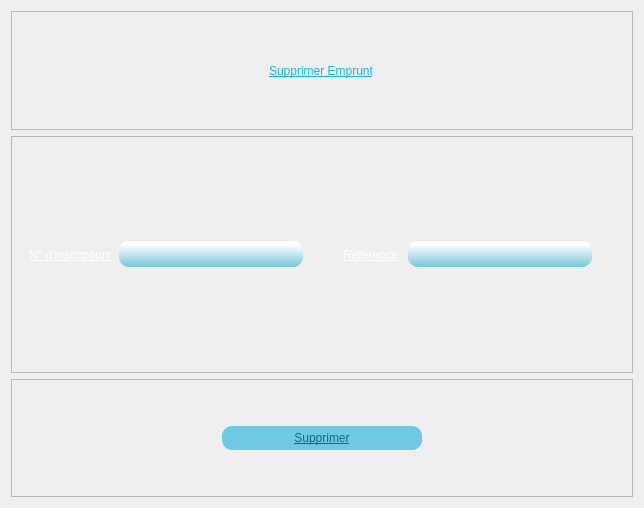
<?xml version="1.0" encoding="UTF-8"?>
<ui version="4.0">
 <class>Dialog</class>
 <widget class="QDialog" name="Dialog">
  <property name="geometry">
   <rect>
    <x>0</x>
    <y>0</y>
    <width>644</width>
    <height>508</height>
   </rect>
  </property>
  <property name="windowTitle">
   <string>Dialog</string>
  </property>
  <property name="styleSheet">
   <string notr="true">background-image: url(/b.png);</string>
  </property>
  <layout class="QVBoxLayout" name="verticalLayout" stretch="1,2,1">
   <item>
    <widget class="QFrame" name="frame">
     <property name="frameShape">
      <enum>QFrame::StyledPanel</enum>
     </property>
     <property name="frameShadow">
      <enum>QFrame::Raised</enum>
     </property>
     <layout class="QHBoxLayout" name="horizontalLayout">
      <item alignment="Qt::AlignHCenter">
       <widget class="QLabel" name="label">
        <property name="styleSheet">
         <string notr="true">font: 18pt &quot;Bauhaus 93&quot;;
text-decoration: underline;
color: qlineargradient(spread:pad, x1:1, y1:1, x2:1, y2:0.12, stop:0 rgba(22, 179, 218, 255), stop:1 rgba(255, 255, 255, 255));</string>
        </property>
        <property name="text">
         <string>Supprimer Emprunt</string>
        </property>
       </widget>
      </item>
     </layout>
    </widget>
   </item>
   <item>
    <widget class="QFrame" name="frame_2">
     <property name="frameShape">
      <enum>QFrame::StyledPanel</enum>
     </property>
     <property name="frameShadow">
      <enum>QFrame::Raised</enum>
     </property>
     <layout class="QHBoxLayout" name="horizontalLayout_2" stretch="1,2,1,2">
      <property name="rightMargin">
       <number>40</number>
      </property>
      <item alignment="Qt::AlignRight">
       <widget class="QLabel" name="label_2">
        <property name="styleSheet">
         <string notr="true">font: 16pt &quot;Gloucester MT Extra Condensed&quot;;
color: rgb(255, 255, 255);
text-decoration: underline;</string>
        </property>
        <property name="text">
         <string>N° d'inscription:</string>
        </property>
       </widget>
      </item>
      <item>
       <widget class="QLineEdit" name="lineEdit">
        <property name="styleSheet">
         <string notr="true">font: bold 12px/25px Arial, sans-serif;  
border-radius: 10px;
color: rgb(0, 0, 0);
background-color: qlineargradient(spread:pad, x1:1, y1:1, x2:1, y2:0.12, stop:0 rgba(118, 198, 218, 255), stop:1 rgba(255, 255, 255, 255));
padding:5;
font: 11pt &quot;Malgun Gothic&quot;;
text-decoration: underline;</string>
        </property>
       </widget>
      </item>
      <item alignment="Qt::AlignRight">
       <widget class="QLabel" name="label_3">
        <property name="styleSheet">
         <string notr="true">font: 16pt &quot;Gloucester MT Extra Condensed&quot;;
color: rgb(255, 255, 255);
text-decoration: underline;</string>
        </property>
        <property name="text">
         <string>Référence:</string>
        </property>
       </widget>
      </item>
      <item>
       <widget class="QLineEdit" name="lineEdit_2">
        <property name="styleSheet">
         <string notr="true">font: bold 12px/25px Arial, sans-serif;  
border-radius: 10px;
color: rgb(0, 0, 0);
background-color: qlineargradient(spread:pad, x1:1, y1:1, x2:1, y2:0.12, stop:0 rgba(118, 198, 218, 255), stop:1 rgba(255, 255, 255, 255));
padding:5;
font: 11pt &quot;Malgun Gothic&quot;;
text-decoration: underline;</string>
        </property>
       </widget>
      </item>
     </layout>
    </widget>
   </item>
   <item>
    <widget class="QFrame" name="frame_3">
     <property name="frameShape">
      <enum>QFrame::StyledPanel</enum>
     </property>
     <property name="frameShadow">
      <enum>QFrame::Raised</enum>
     </property>
     <layout class="QHBoxLayout" name="horizontalLayout_3">
      <property name="leftMargin">
       <number>200</number>
      </property>
      <property name="rightMargin">
       <number>200</number>
      </property>
      <item>
       <widget class="QPushButton" name="pushButton">
        <property name="cursor">
         <cursorShape>PointingHandCursor</cursorShape>
        </property>
        <property name="styleSheet">
         <string notr="true">  margin: 10px;
font: bold 12px/25px Arial, sans-serif;  
border-radius: 10px;
color: #19667d;
background: #70c9e3;
padding:5;
font: 14pt &quot;Impact&quot;;
text-decoration: underline;</string>
        </property>
        <property name="text">
         <string>Supprimer</string>
        </property>
       </widget>
      </item>
     </layout>
    </widget>
   </item>
  </layout>
 </widget>
 <resources>
  <include location="../../../images/test.qrc"/>
 </resources>
 <connections/>
</ui>
